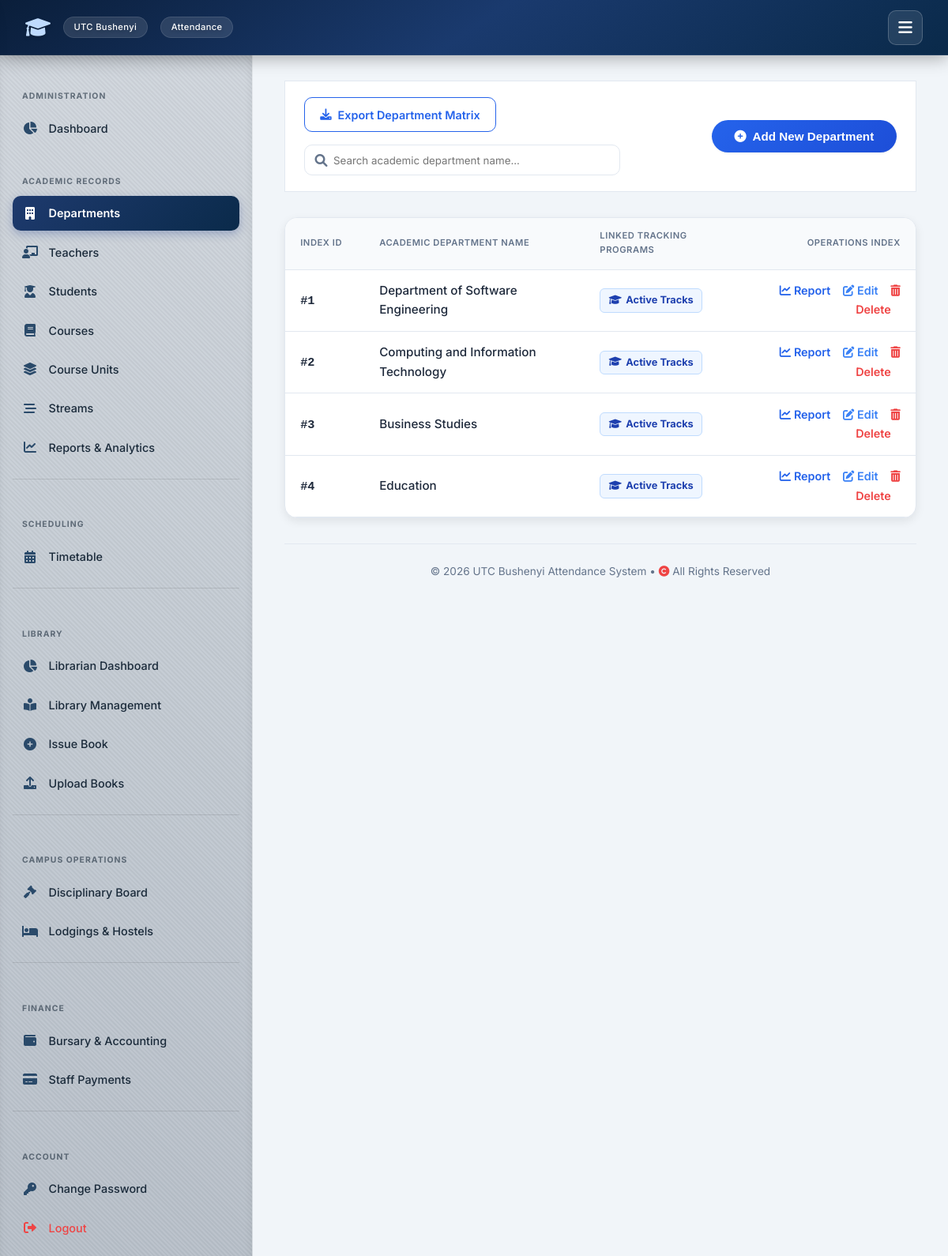
Screenshot of /departments/ (signed in) with the database file from the repository.
### attendance/models.py (models this page shows, shortened)
class Department(models.Model):
    name = models.CharField(max_length=255, unique=True)

### attendance/views_admin.py (the view, shortened to what this page needs)
# urls.py: path('departments/', views_admin.manage_departments, name='manage_departments'),
@login_required
@transaction.atomic
def manage_departments(request):
    if request.user.role != User.IS_ADMIN:
        return HttpResponse("Unauthorized", status=403)
    departments = Department.objects.all()
    return render(request, 'attendance/manage_departments.html', {'departments': departments})

### templates/attendance/manage_departments.html (shortened to what this page needs)
{% extends 'attendance/base.html' %}
{% block content %}
<div class="page-header-actions">
    <div style="display: flex; gap: 1rem; align-items: center; flex: 1; flex-wrap: wrap;">
        <a href="#" class="btn-download-list" onclick="window.print(); return false;">
            <i class="fas fa-download"></i> Export Department Matrix
        </a>
        <div style="position: relative; min-width: 260px; flex: 1; max-width: 400px;">
            <i class="fas fa-search" style="position: absolute; left: 0.85rem; top: 50%; transform: translateY(-50%); color: var(--text-muted);"></i>
            <input type="text" id="dashboardSearch" class="form-control" placeholder="Search academic department name..." style="padding-left: 2.25rem;">
        </div>
    </div>
    <div class="action-group">
        <button class="btn" id="openModalBtn" style="background: linear-gradient(135deg, #2563eb, #1d4ed8);">
            <i class="fas fa-plus-circle"></i> Add New Department
        </button>
    </div>
</div>
<div class="card" style="padding:0; overflow:hidden;">
    <table class="table">
        <thead>
            <tr>
                <th style="width:100px;">Index ID</th>
                <th>Academic Department Name</th>
                <th>Linked Tracking Programs</th>
                <th style="text-align: right;">Operations Index</th>
            </tr>
        </thead>
        <tbody id="departmentsTableBody">
            {% for dept in departments %}
            <tr class="department-row">
                <td><code style="font-size:0.95rem; font-weight:700; color:var(--text-main);">#{{ dept.pk }}</code></td>
                <td style="font-weight:500;">{{ dept.name }}</td>
                <td>
                    <span class="department-badge">
                        <i class="fas fa-graduation-cap" style="font-size:0.8rem; margin-right:0.35rem;"></i>
                        {{ dept.course_set.count }} Active Tracks
                    </span>
                </td>
                <td style="text-align: right;">
                    <a href="{% url 'attendance:admin_report_page' %}?filter_dept={{ dept.pk }}" class="action-link report">
                        <i class="fas fa-chart-line"></i> Report
                    </a>
                    <a href="{% url 'attendance:edit_department' dept.pk %}" class="action-link edit">
                        <i class="fas fa-edit"></i> Edit
                    </a>
                    <a href="{% url 'attendance:delete_department' dept.pk %}" class="action-link delete" onclick="return confirm('Drop this department framework from system tracking arrays? This may affect linked course tracks.');">
                        <i class="fas fa-trash-alt"></i> Delete
                    </a>
                </td>
            </tr>
            {% endfor %}
        </tbody>
    </table>
</div>
{% endblock %}

### static/style.css (style rules this page uses)
:root { --primary: #0f3b3e; --primary-dark: #0c4e6d ; --primary-light: #e6f4f1; --secondary: #2c6e6b; --accent: #3b82f6; --success: #10b981; --success-light: #d1fae5; --danger: #ef4444; --danger-light: #fee2e2; --warning: #f59e0b; --warning-light: #fef3c7; --info: #3b82f6; --info-light: #dbeafe; --bg-main: #f1f5f9; --surface: #ffffff; --surface-hover: #f8fafc; --text-main: #0f172a; --text-muted: #64748b; --border: #e2e8f0; --shadow-sm: 0 1px 3px rgba(0,0,0,0.06); --shadow: 0 4px 12px rgba(0,0,0,0.08); --shadow-lg: 0 10px 30px rgba(0,0,0,0.12); --radius: 16px; --radius-sm: 10px; --transition: all 0.25s cubic-bezier(0.4, 0, 0.2, 1); --font: 'Inter', -apple-system, BlinkMacSystemFont, 'Segoe UI', Roboto, Helvetica, Arial, sans-serif; --nav-height: 70px; --sidebar-width: 320px; }
* { box-sizing: border-box; margin: 0; padding: 0; }
body { font-family: var(--font); background: var(--bg-main); color: var(--text-main); line-height: 1.6; min-height: 100vh; display: flex; flex-direction: column; }
.card { background: var(--surface); border-radius: var(--radius); padding: 2rem; box-shadow: var(--shadow); border: 1px solid var(--border); transition: var(--transition); }
table { width: 100%; border-collapse: collapse; font-size: 0.95rem; }
th, td { padding: 0.9rem 1.2rem; text-align: left; border-bottom: 1px solid var(--border); }
th { background: #f8fafc; font-weight: 600; color: var(--text-muted); text-transform: uppercase; font-size: 0.7rem; letter-spacing: 0.05em; }
tbody tr { transition: var(--transition); }
.btn { display: inline-flex; align-items: center; justify-content: center; gap: 0.5rem; background: linear-gradient(135deg, var(--secondary), var(--primary)); color: #fff; padding: 0.75rem 1.8rem; border: none; border-radius: 50px; font-weight: 600; font-size: 0.95rem; cursor: pointer; transition: var(--transition); box-shadow: var(--shadow-sm); text-decoration: none; }

### templates/attendance/base.html (style rules this page uses)
:root { --primary: #0a2a4a; --primary-dark: #061e35; --primary-light: #e6eff9; --secondary: #1e3a6e; --accent: #3b82f6; --success: #3b82f6; --success-light: #dbeafe; --danger: #ef4444; --danger-light: #fee2e2; --warning: #f59e0b; --warning-light: #fef3c7; --info: #3b82f6; --info-light: #dbeafe; --bg-main: #f1f5f9; --surface: #ffffff; --surface-hover: #f8fafc; --text-main: #1e293b; --text-muted: #64748b; --border: #e2e8f0; --shadow-sm: 0 1px 3px rgba(0,0,0,0.06); --shadow: 0 4px 12px rgba(0,0,0,0.08); --shadow-lg: 0 10px 30px rgba(0,0,0,0.12); --radius: 16px; --radius-sm: 10px; --transition: all 0.25s cubic-bezier(0.4, 0, 0.2, 1); --font: 'Inter', -apple-system, BlinkMacSystemFont, 'Segoe UI', Roboto, Helvetica, Arial, sans-serif; --nav-height: 70px; --sidebar-width: 320px; }
* { box-sizing: border-box; margin: 0; padding: 0; }
body { font-family: var(--font); background: var(--bg-main); color: var(--text-main); line-height: 1.6; min-height: 100vh; display: flex; flex-direction: column; }
.card { background: var(--surface); border-radius: var(--radius); padding: 2rem; box-shadow: var(--shadow); border: 1px solid var(--border); transition: var(--transition); }
table { width: 100%; border-collapse: collapse; font-size: 0.95rem; }
th, td { padding: 0.9rem 1.2rem; text-align: left; border-bottom: 1px solid var(--border); }
th { background: #f8fafc; font-weight: 600; color: var(--text-muted); text-transform: uppercase; font-size: 0.7rem; letter-spacing: 0.05em; }
.btn { display: inline-flex; align-items: center; justify-content: center; gap: 0.5rem; background: linear-gradient(135deg, var(--secondary), var(--primary)); color: #fff; padding: 0.75rem 1.8rem; border: none; border-radius: 50px; font-weight: 600; font-size: 0.95rem; cursor: pointer; transition: var(--transition); box-shadow: var(--shadow-sm); text-decoration: none; }

### rows the page displays
Department: pk "1", name "Department of Software Engineering"
Department: pk "2", name "Computing and Information Technology"
Department: pk "3", name "Business Studies"
Department: pk "4", name "Education"
